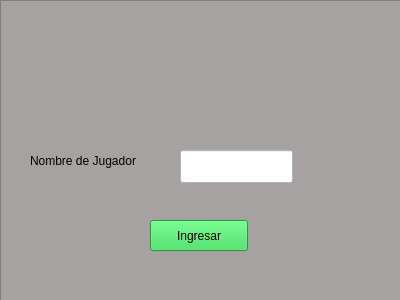
<?xml version="1.0" encoding="UTF-8"?>
<ui version="4.0">
 <class>Menu</class>
 <widget class="QWidget" name="Menu">
  <property name="geometry">
   <rect>
    <x>0</x>
    <y>0</y>
    <width>400</width>
    <height>300</height>
   </rect>
  </property>
  <property name="windowTitle">
   <string>Menu</string>
  </property>
  <widget class="QFrame" name="frame">
   <property name="geometry">
    <rect>
     <x>0</x>
     <y>0</y>
     <width>401</width>
     <height>301</height>
    </rect>
   </property>
   <property name="styleSheet">
    <string notr="true">background-color: rgb(167, 162, 162);</string>
   </property>
   <property name="frameShape">
    <enum>QFrame::StyledPanel</enum>
   </property>
   <property name="frameShadow">
    <enum>QFrame::Raised</enum>
   </property>
   <widget class="QLabel" name="labelJugador">
    <property name="geometry">
     <rect>
      <x>30</x>
      <y>150</y>
      <width>131</width>
      <height>21</height>
     </rect>
    </property>
    <property name="text">
     <string>Nombre de Jugador</string>
    </property>
   </widget>
   <widget class="QLineEdit" name="nombre">
    <property name="geometry">
     <rect>
      <x>180</x>
      <y>150</y>
      <width>113</width>
      <height>33</height>
     </rect>
    </property>
    <property name="styleSheet">
     <string notr="true">background-color: rgb(255, 255, 255);</string>
    </property>
   </widget>
   <widget class="QLabel" name="imagenGalaga">
    <property name="geometry">
     <rect>
      <x>90</x>
      <y>30</y>
      <width>211</width>
      <height>91</height>
     </rect>
    </property>
    <property name="text">
     <string/>
    </property>
    <property name="pixmap">
     <pixmap>../images/galaga.gif</pixmap>
    </property>
    <property name="scaledContents">
     <bool>true</bool>
    </property>
   </widget>
   <widget class="QPushButton" name="ingresar">
    <property name="geometry">
     <rect>
      <x>150</x>
      <y>220</y>
      <width>98</width>
      <height>31</height>
     </rect>
    </property>
    <property name="styleSheet">
     <string notr="true">background-color: rgb(43, 215, 76);</string>
    </property>
    <property name="text">
     <string>Ingresar</string>
    </property>
   </widget>
  </widget>
 </widget>
 <resources/>
 <connections/>
</ui>
